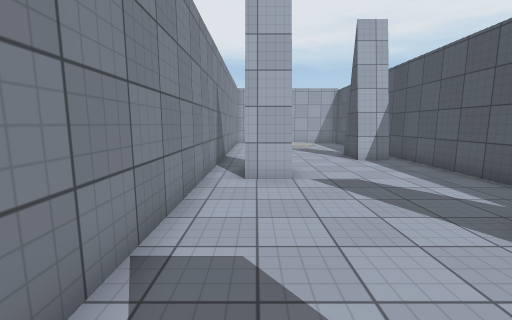
[1] (above)

14 first-person views from a walk through a scene from a Unity 3-D project. The camera is 1.5 m above the floor, tilts 8° down and sees 90° across. The floor is counted in squares, 1 m on a side. Each view is taken from the middle of a square. On the plan, view 1 faces up. The plan holds only what a view shows up to about 13 squares ahead; the rest is blank. The place goes on beyond the plan. Surface patterns are stand-ins for the level's own textures.

[2]
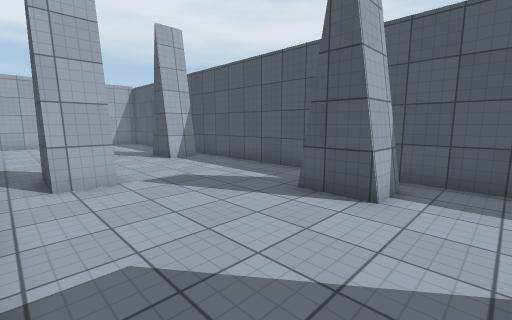

[3]
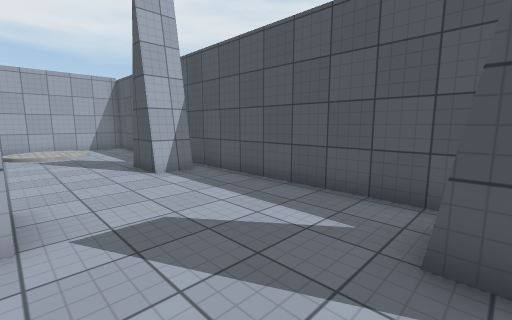

[4]
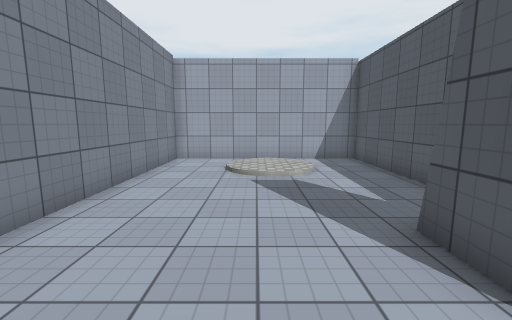

[5]
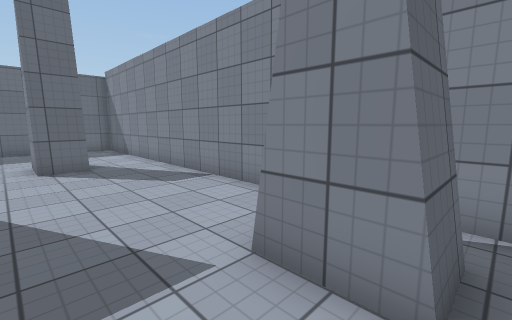

[6]
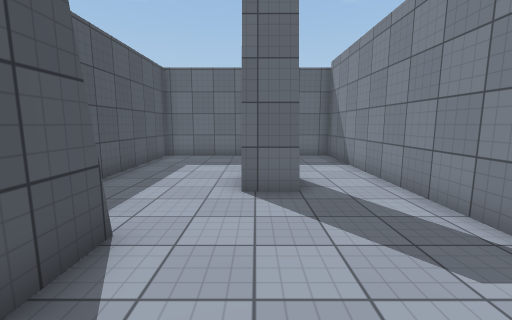

[7]
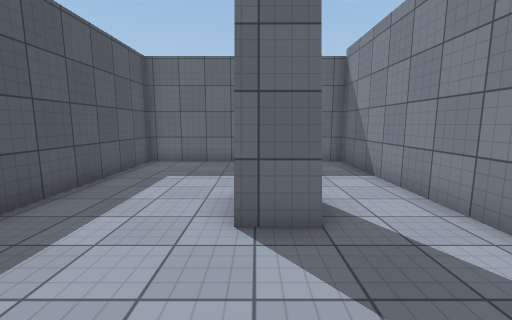

[8]
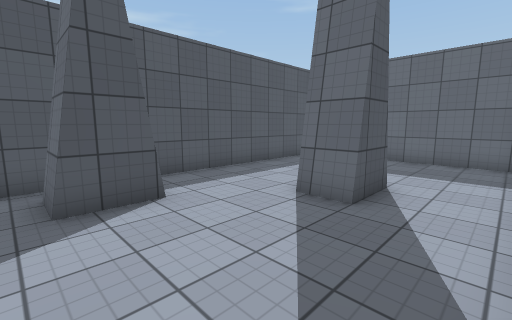

[9]
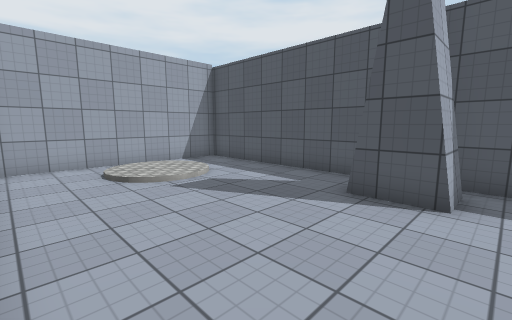

[10]
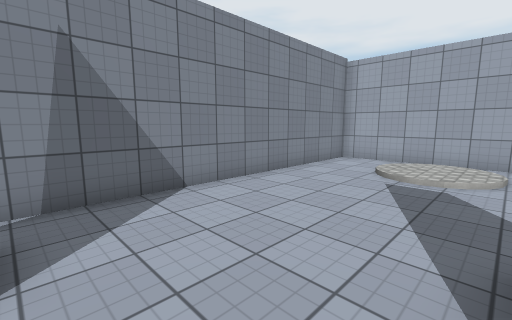

[11]
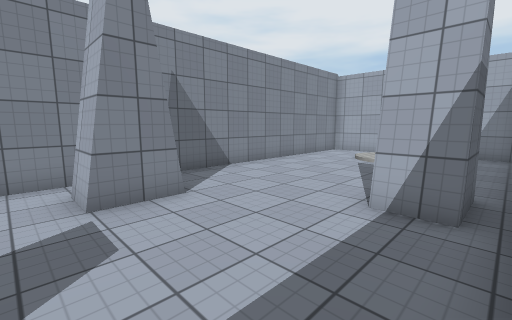

[12]
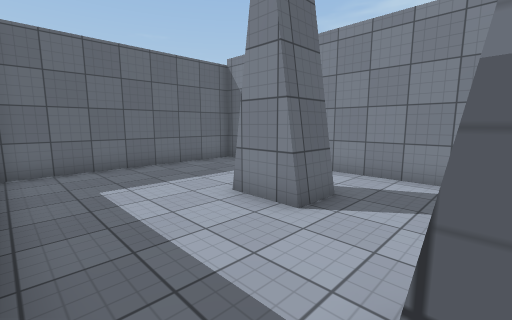

[13]
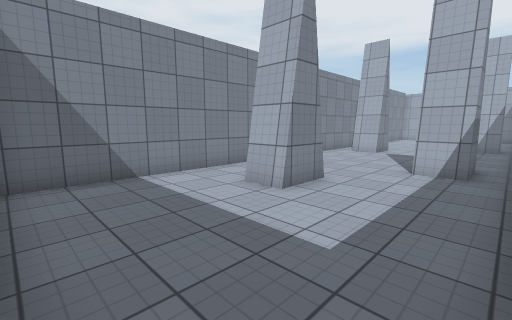

[14]
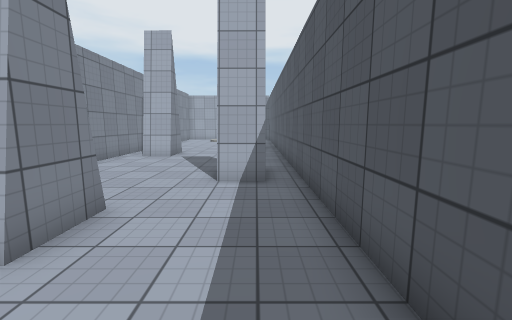

### Floor plan
Ten units are one square. View 1 is at (0, 0); x grows to the right and y downward. Boxes are objects, and circles mark ways between rooms. Rooms are numbered by the first view taken in them; rooms with no view inside come last. Other rooms are left out.
<svg viewBox="-20 -207 88 285">
<path fill="none" stroke="#000" d="M10 -87 10 -70 -3 -70 -3 -86M56 -125 56 -108 43 -108 43 -125M40 -19 40 -33 53 -33 53 -19M63 -15 63 -202 -15 -202 -15 26M23 5 23 15M10 8 24 8M10 22 10 5M24 22 10 22M23 15 23 25M-15 26 -15 73 63 73 63 -15M53 -19 40 -19"/>
<circle cx="-5" cy="15" r="3" fill="#2a7"/>
<circle cx="30" cy="0" r="3" fill="#2a7"/>
<circle cx="60" cy="-25" r="3" fill="#2a7"/>
<text x="20" y="-100">1</text>
<text x="30" y="40">2</text>
</svg>
Room 1 opens to room 2.

Where each view was taken, in squares from view 1:
view 1: 0 up, 0 right, facing up
view 2: 0 up, 1 left, facing up-right
view 3: 3 up, 1 right, facing up-right
view 4: 9 up, 2 right, facing up
view 5: 9 up, 3 right, facing down-left
view 6: 5 up, 2 right, facing down
view 7: 3 up, 2 right, facing down
view 8: 4 up, 1 left, facing down-right
view 9: 10 up, 1 left, facing up-right
view 10: 9 up, 4 right, facing up-left
view 11: 6 up, 6 right, facing up-left
view 12: 2 up, 6 right, facing down-left
view 13: 7 down, 6 right, facing up-left
view 14: 5 down, 5 right, facing up
